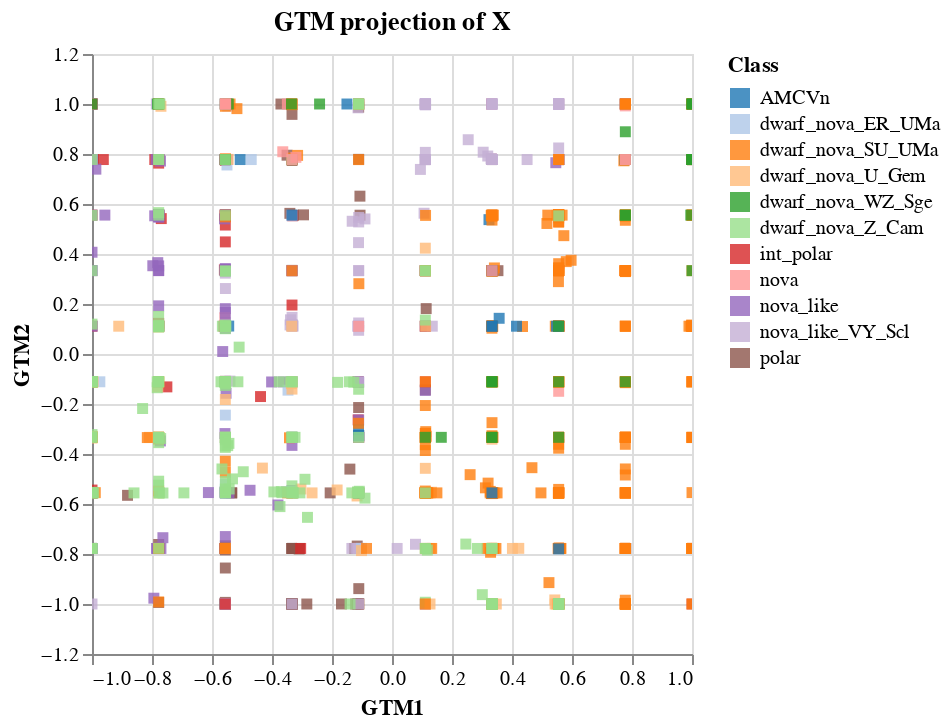

This figure's notebook cell:
### Code cell
size = 30

mean_u = gtm_model.matMeans
modes_u = gtm_model.matModes

proj = 'mean' # 'mean' or 'modes'
if proj == 'mean':
    mpl_projection = mean_u
    x_alt = 'GTM1'
    y_alt = 'GTM2'
elif proj == 'modes':
    mpl_projection = modes_u
    x_alt = 'mode1'
    y_alt = 'mode2'

df_gtm_X = pd.DataFrame(mean_u, columns=['GTM1','GTM2'])

df_gtm_X = pd.concat([df_gtm_X, 
                      pd.Series(dataset_final.index, name='index'), 
                      dataset_final['oid_ztf'], 
                      dataset_final['type_aavso'],
                      pd.Series(y_names, name='label'),
                      pd.Series(modes_u[:,0], name='mode1'),
                      pd.Series(modes_u[:,1], name='mode2')
                      ], axis=1)

selection = alt.selection_multi(fields=['label'], bind='legend')

projection_full = alt.Chart(df_gtm_X).mark_square().encode(
    x=x_alt,y=y_alt,
    color=alt.Color(shorthand='label', title='Class',
                    # Select a colour scheme for the classes where the colours are distinct, and more than 11 classes
                    scale=alt.Scale(domain=np.unique(y_names).tolist(),
                                    scheme='category20',
                                    # range=clr_range
                                    )),
    # shape='labels',
    size=alt.value(size),
    tooltip=["label", "index", "oid_ztf", "type_aavso"],
    opacity=alt.condition(selection, alt.value(0.8), alt.value(0.1))
    ).add_params(selection
    ).properties(title="GTM projection of X").interactive()

# # use alt.Chart to plot the 2D projections
# df_gtm_train = pd.DataFrame(X_train_gtm, columns=['GTM1', 'GTM2'])
# df_gtm_train['label'] = enc.inverse_transform(y_train)
# projection_train = alt.Chart(df_gtm_train).mark_square().encode(
#     x='GTM1',y='GTM2',
#     color='label',
#     # shape='labels',
#     size=alt.value(size),
#     tooltip=["label"],
#     opacity=alt.condition(selection, alt.value(0.8), alt.value(0.1))
#     ).add_params(selection
#     ).properties(title="GTM projection of X_train").interactive()

# df_gtm_test = pd.DataFrame(X_test_gtm, columns=['GTM1', 'GTM2'])
# df_gtm_test['label'] = enc.inverse_transform(y_test)
# projection_test = alt.Chart(df_gtm_test).mark_square().encode(
#     x='GTM1',y='GTM2',
#     color='label',
#     # shape='labels',
#     size=alt.value(size),
#     tooltip=["GTM1", "GTM2", "label"],
#     opacity=alt.condition(selection, alt.value(0.8), alt.value(0.1))
#     ).add_params(selection
#     ).properties(title="GTM projection of X_test").interactive()


# Use matplotlib subplots to plot one class versus the rest for each of the classes, where the last subplot is all the classes.
fig, ax = plt.subplots(4,3, figsize=(15,20), sharex=True, sharey=True)
ax = ax.flatten()
# use the cmap tab20 for the first 11 classes
c = plt.cm.tab20(np.linspace(0,1,11))
# can you perform the above as a list of colours from tab20?

for i in range(11):
    # use the color keyword argument to set the colour of the points instead of c
    ax[i].scatter(mpl_projection[y==i,0], mpl_projection[y==i,1], label=enc.inverse_transform([i])[0], s=15, color=c[i], alpha=0.7)
    ax[i].scatter(mpl_projection[y!=i,0], mpl_projection[y!=i,1], c='grey', s=30, alpha=0.001)
    ax[i].grid(alpha=0.3)
    if i in [0,3,6,9]:
        ax[i].set_ylabel(f'GTM2', fontsize=12)
    if i in [9,10]:
        ax[i].set_xlabel(f'GTM1', fontsize=12)
        ax[i].xaxis.labelpad = 10
    ax[i].legend(fontsize=12)
# Use the class colours for the last subplot
ax[11].scatter(mpl_projection[:,0], mpl_projection[:,1], s=10, alpha=1, c=y, cmap='tab20')
ax[11].set_xlabel(f'GTM1', fontsize=12)
ax[11].xaxis.labelpad = 10
ax[11].grid(alpha=0.3)
# reduce the gaps between subplots
plt.subplots_adjust(hspace=0.1, wspace=0.1)
if gaia == True:
    plt.savefig(f'../results/figures/unsupervised/projection_gtm_cvlist{cvlistdate}_lcdata{lightcurvesdate}_20gor20r_gaia.pdf', bbox_inches='tight')
elif gaia == False:
    plt.savefig(f'../results/figures/unsupervised/projection_gtm_cvlist{cvlistdate}_lcdata{lightcurvesdate}_20gor20r_lconly.pdf', bbox_inches='tight')
# plt.tight_layout()
plt.show()

projection_full
# alt.hconcat(projection_full, projection_train, projection_test)

### Figure 1 — Vega-Lite specification as saved in the notebook (floating-point values rounded to 4 significant figures; data arrays with more than 128 entries replaced by an {"elided": "..."} marker saying what was removed)
{"config": {"view": {"continuousWidth": 300, "continuousHeight": 300}}, "data": {"name": "data-097656bd22773d115a9a72cd3534c90c"}, "mark": {"type": "square"}, "encoding": {"color": {"field": "label", "scale": {"domain": ["AMCVn", "dwarf_nova_ER_UMa", "dwarf_nova_SU_UMa", "dwarf_nova_U_Gem", "dwarf_nova_WZ_Sge", "dwarf_nova_Z_Cam", "int_polar", "nova", "nova_like", "nova_like_VY_Scl", "polar"], "scheme": "category20"}, "title": "Class", "type": "nominal"}, "opacity": {"condition": {"param": "param_1", "value": 0.8}, "value": 0.1}, "size": {"value": 30}, "tooltip": [{"field": "label", "type": "nominal"}, {"field": "index", "type": "quantitative"}, {"field": "oid_ztf", "type": "nominal"}, {"field": "type_aavso", "type": "nominal"}], "x": {"field": "GTM1", "type": "quantitative"}, "y": {"field": "GTM2", "type": "quantitative"}}, "params": [{"name": "param_1", "select": {"type": "point", "fields": ["label"]}, "bind": "legend"}, {"name": "param_2", "select": {"type": "interval", "encodings": ["x", "y"]}, "bind": "scales"}], "title": "GTM projection of X", "$schema": "https://vega.github.io/schema/vega-lite/v5.14.1.json", "datasets": {"data-097656bd22773d115a9a72cd3534c90c": {"elided": "1194 records"}}}
